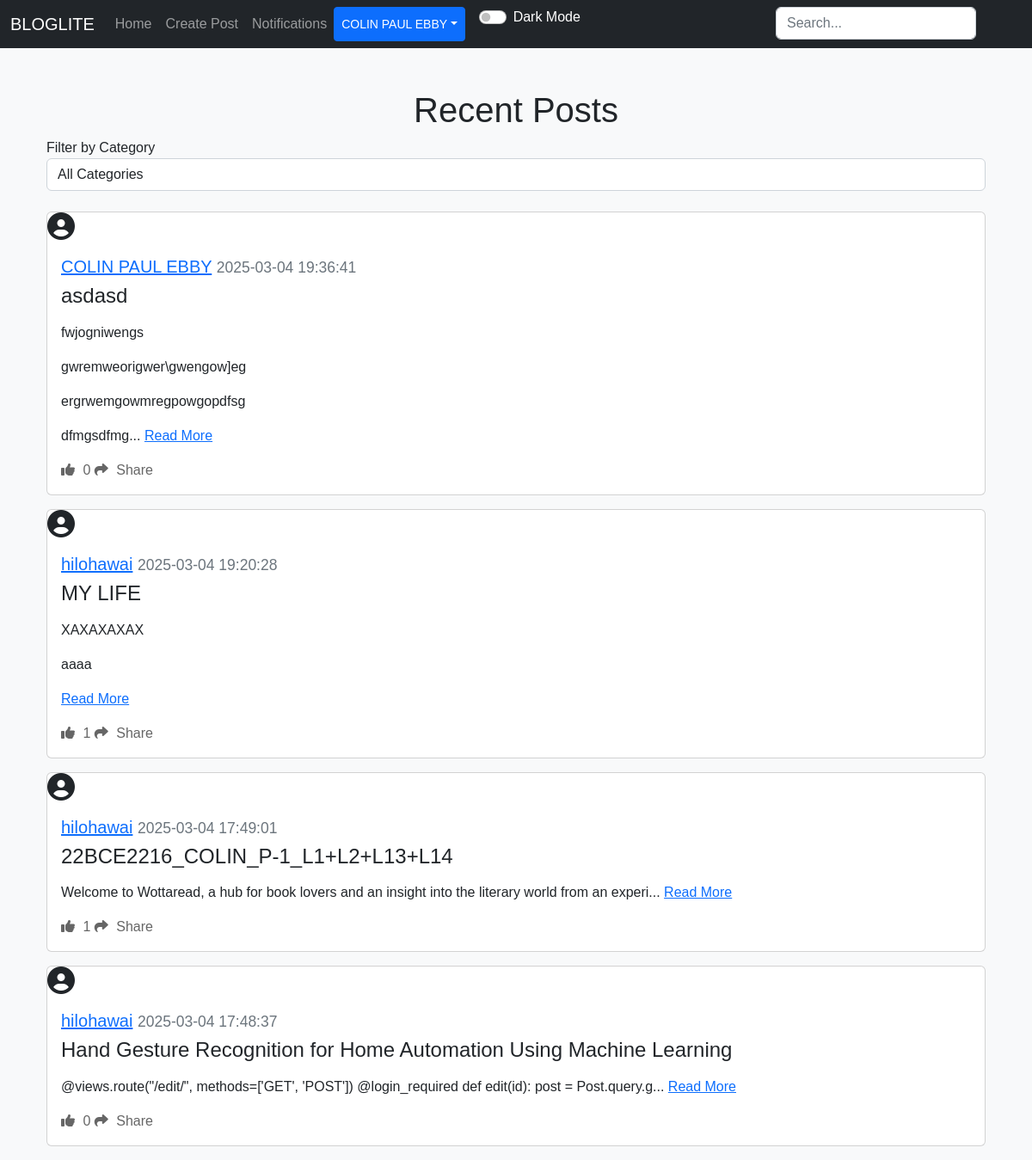
The app's page /home (signed in) with its own data.
### applicaton/models.py (models this page shows)
class User(db.Model, UserMixin):
    id = db.Column(db.Integer, primary_key=True)
    email = db.Column(db.String(150), unique=True)
    username = db.Column(db.String(150), unique=True)
    password = db.Column(db.String(150))
    date_created = db.Column(db.DateTime(timezone=True), default=func.now())
    profile_picture = db.Column(db.String(150), nullable=True)
    posts = db.relationship("Post", backref="user", cascade="all, delete")
    comments = db.relationship("Comment", backref="user", cascade="all, delete")
    likes = db.relationship("Like", backref="user", cascade="all, delete")
    followers = db.relationship("Follower", foreign_keys=[Follower.user_id], backref="followed_user", lazy="dynamic")
    following = db.relationship("Follower", foreign_keys=[Follower.follower_id], backref="follower", lazy="dynamic")
    notifications = db.relationship("Notification", backref="user", cascade="all, delete", lazy="dynamic")

class Post(db.Model):
    id = db.Column(db.Integer, primary_key=True)
    title = db.Column(db.String(150), nullable=False)  # Add title field
    text = db.Column(db.Text, nullable=False)
    date_created = db.Column(db.DateTime(timezone=True), default=func.now())
    author = db.Column(db.Integer, db.ForeignKey('user.id'), nullable=False)
    category_id = db.Column(db.Integer, db.ForeignKey('category.id'), nullable=True)
    comments = db.relationship("Comment", backref="post", cascade="all, delete")
    likes = db.relationship("Like", backref="post", cascade="all, delete")

### applicaton/views.py (the view)
@views.route("/")
@views.route("/home")
@login_required
def home():
    following_ids = []
    for follower in current_user.following:
        following_ids.append(follower.user_id)
    if following_ids:
        following_posts = Post.query.filter(Post.author.in_(following_ids)).all()
    else:
        following_posts = Post.query.filter(Post.author != current_user.id).all()
    user_posts = current_user.posts
    posts_dict = {post.id: post for post in following_posts + user_posts}
    posts = list(posts_dict.values())
    posts.sort(key=lambda x: x.date_created, reverse=True)
    return render_template("home.html", user=current_user, posts=posts)

### applicaton/__init__.py (called while the page is built)
def create_app():
    app = Flask(__name__)
    app.config['SECRET_KEY'] = "perfetch"
    app.config['SQLALCHEMY_DATABASE_URI'] = "sqlite:///database.db"
    db.init_app(app)
    app.app_context().push()
    from .resources import api
    api.init_app(app)
    from .views import views
    app.register_blueprint(views,url_prefix="/")
    from .authentication import authentication
    app.register_blueprint(authentication,url_prefix="/")
    from .models import User,Post,Comment,Like,Follower
    create_database(app)
    login_manager = LoginManager()
    login_manager.login_view = "authentication.log_in"
    login_manager.init_app(app)
    @login_manager.user_loader
    def load_user(id):
        return User.query.get(int(id))
    return app

### applicaton/templates/home.html (shortened to what this page needs)
{% extends "nav.html" %}
{% block content %}
<div class="container mt-5">
    <h1 align="center">Recent Posts</h1>
    <form method="GET" action="{{ url_for('views.home') }}">
        <div class="form-group">
            <label for="category_id">Filter by Category</label>
            <select name="category_id" id="category_id" class="form-control" onchange="this.form.submit()">
                <option value="">All Categories</option>
            </select>
        </div>
    </form>
    <br />
    {% for post in posts %}
        <div class="card mb-3">
            <div class="profile-pic-container mr-3">
                {% if post.user.profile_picture %}
                    <img src="{{ url_for('static', filename='uploads/' + post.user.profile_picture) }}" alt="Profile Picture" class="profile-pic">
                {% else %}
                    <i class="fas fa-user-circle fa-2x"></i>
                {% endif %}
            </div>
            <div class="card-body">
                <h5 class="card-title">
                    <a href="{{ url_for('views.post', username=post.user.username) }}">{{ post.user.username }}</a>
                    <small class="text-muted">{{ post.date_created }}</small>
                </h5>
                <h4>{{ post.title }}</h4>
                <p class="card-text">
                    {% if post.text|length > 100 %}
                        {{ post.text[:100] | safe }}... <a href="{{ url_for('views.view_post', id=post.id) }}">Read More</a>
                    {% else %}
                        {{ post.text | safe }} <a href="{{ url_for('views.view_post', id=post.id) }}">Read More</a>
                    {% endif %}
                </p>
                <div>
                    <a href="#" class="like-btn" data-post-id="{{ post.id }}">
                        <i class="fas fa-thumbs-up"></i> <span class="like-count">{{ post.likes|length }}</span>
                    </a>
                    <a href="#" class="share-btn ml-3" data-post-id="{{ post.id }}" data-bs-toggle="modal" data-bs-target="#shareModal">
                        <i class="fas fa-share"></i> Share
                    </a>
                </div>
            </div>
        </div>
    {% endfor %}
</div>
{% endblock %}

### applicaton/templates/nav.html (shortened to what this page needs)
<!DOCTYPE html>
<html lang="en">
<head>
  <link href="https://cdn.jsdelivr.net/npm/bootstrap@5.2.3/dist/css/bootstrap.min.css" rel="stylesheet">
  <link rel="stylesheet" href="https://code.jquery.com/ui/1.12.1/themes/base/jquery-ui.css">
  <link rel="stylesheet" href="{{ url_for('static', filename='style.css') }}">
</head>
<body>
  <nav class="navbar navbar-expand-lg navbar-dark bg-dark">
    <div class="container-fluid">
      <a class="navbar-brand" href="/home">BLOGLITE</a>
      <div class="collapse navbar-collapse" id="navbar">
        <div class="navbar-nav">
          <a class="nav-item nav-link" href="/home">Home</a>
          {% if user.is_authenticated %}
            <a class="nav-item nav-link" href="/create-post">Create Post</a>
            <a class="nav-item nav-link" href="/notifications">Notifications</a>
            <div style="position: absolute; right: 57px;">
              <form action="{{ url_for('views.search') }}" method="POST" class="d-flex" role="search">
                <input type="search" placeholder="Search..." name="query" class="form-control me-2" id="search-input">
              </form>
            </div>
            <div class="btn-group">
              <button type="button" class="btn btn-sm btn-primary dropdown-toggle" data-bs-toggle="dropdown">{{ user.username }}</button>
            </div>
          {% else %}
            <a class="nav-item nav-link" href="/login">Login</a>
            <a class="nav-item nav-link" href="/sign-up">Sign Up</a>
          {% endif %}
          <div class="form-check form-switch ms-3">
            <input class="form-check-input" type="checkbox" id="darkModeToggle" onclick="toggleDarkMode()">
            <label class="form-check-label text-white" for="darkModeToggle">Dark Mode</label>
          </div>
        </div>
      </div>
    </div>
  </nav>
  <div class="container">{% block content %}{% endblock %}</div>
</body>
</html>

### applicaton/static/style.css (style rules this page uses)
body { background-color: #f8f9fa; font-family: Arial, sans-serif; }
.profile-pic-container { display: inline-block; vertical-align: middle; margin-right: 10px; }
.like-btn { color: #666; text-decoration: none; transition: color 0.3s ease; }
.like-btn i { margin-right: 5px; }
.share-btn { color: #666; text-decoration: none; transition: color 0.3s ease; }
.share-btn i { margin-right: 5px; }

### records on screen
User: username "COLIN PAUL EBBY"
Post: user.username "COLIN PAUL EBBY", date_created "2025-03-04 19:36:41", title "asdasd", text "fwjogniwengs gwremweorigwer\\gwengow]eg ergrwemgowmregpowgopdfsg dfmgsdfmg", likes|length "0"
Post: user.username "hilohawai", date_created "2025-03-04 19:20:28", title "MY LIFE", text "XAXAXAXAX aaaa", likes|length "1"
Post: user.username "hilohawai", date_created "2025-03-04 17:49:01", title "22BCE2216_COLIN_P-1_L1+L2+L13+L14", text "Welcome to Wottaread, a hub for book lovers and an insight into the literary world from an experi", likes|length "1"
Post: user.username "hilohawai", date_created "2025-03-04 17:48:37", title "Hand Gesture Recognition for Home Automation Using Machine Learning", text "@views.route(\"/edit/\", methods=['GET', 'POST']) @login_required def edit(id): post = Post.query.g", likes|length "0"
